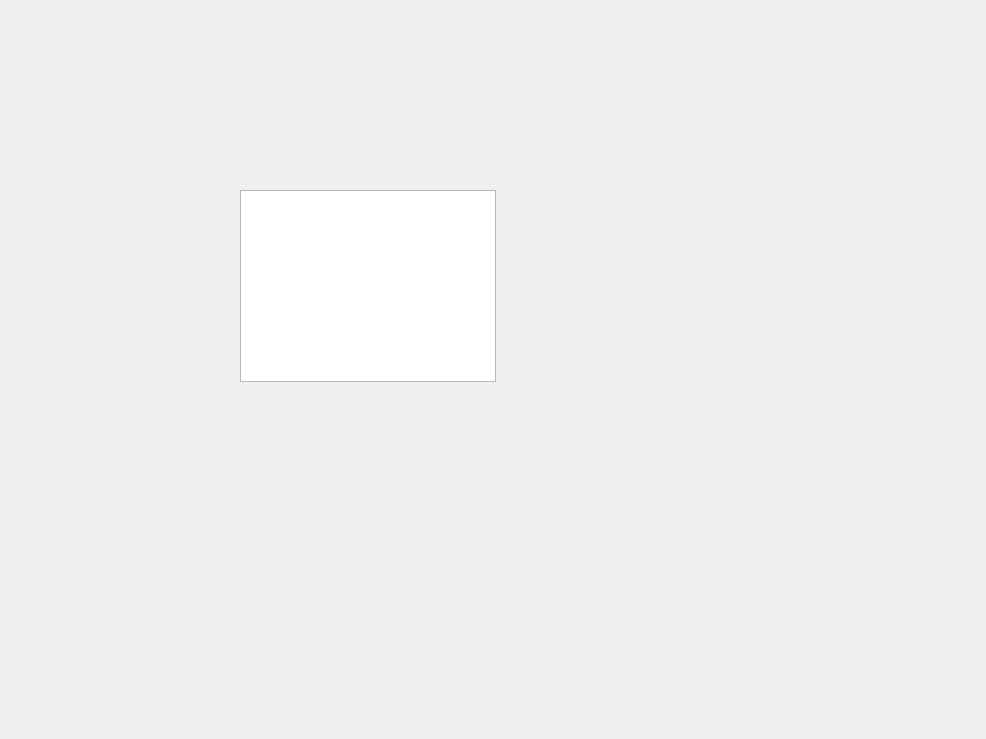
<?xml version="1.0" encoding="UTF-8"?>
<ui version="4.0">
 <class>Form</class>
 <widget class="QWidget" name="Form">
  <property name="geometry">
   <rect>
    <x>0</x>
    <y>0</y>
    <width>986</width>
    <height>739</height>
   </rect>
  </property>
  <property name="windowTitle">
   <string>Form</string>
  </property>
  <widget class="QTableView" name="tableView">
   <property name="geometry">
    <rect>
     <x>240</x>
     <y>190</y>
     <width>256</width>
     <height>192</height>
    </rect>
   </property>
   <property name="selectionBehavior">
    <enum>QAbstractItemView::SelectRows</enum>
   </property>
  </widget>
 </widget>
 <resources/>
 <connections/>
</ui>
